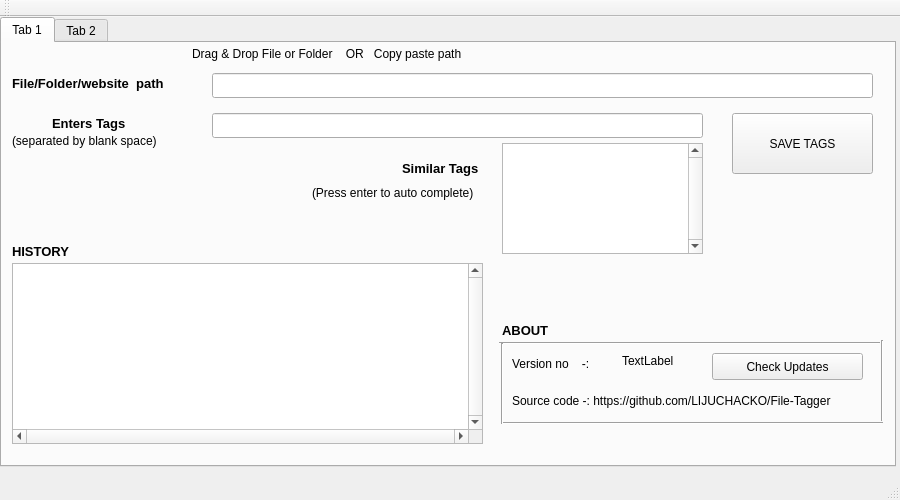
<?xml version="1.0" encoding="UTF-8"?>
<ui version="4.0">
 <class>FileTagger</class>
 <widget class="QMainWindow" name="FileTagger">
  <property name="geometry">
   <rect>
    <x>0</x>
    <y>0</y>
    <width>900</width>
    <height>500</height>
   </rect>
  </property>
  <property name="sizePolicy">
   <sizepolicy hsizetype="Fixed" vsizetype="Fixed">
    <horstretch>0</horstretch>
    <verstretch>0</verstretch>
   </sizepolicy>
  </property>
  <property name="minimumSize">
   <size>
    <width>900</width>
    <height>500</height>
   </size>
  </property>
  <property name="maximumSize">
   <size>
    <width>900</width>
    <height>500</height>
   </size>
  </property>
  <property name="windowTitle">
   <string>FileTagger</string>
  </property>
  <widget class="QWidget" name="centralWidget">
   <property name="sizePolicy">
    <sizepolicy hsizetype="Expanding" vsizetype="Expanding">
     <horstretch>0</horstretch>
     <verstretch>0</verstretch>
    </sizepolicy>
   </property>
   <widget class="QTabWidget" name="tabWidget">
    <property name="geometry">
     <rect>
      <x>0</x>
      <y>0</y>
      <width>896</width>
      <height>450</height>
     </rect>
    </property>
    <property name="currentIndex">
     <number>0</number>
    </property>
    <widget class="QWidget" name="CREATE">
     <property name="sizePolicy">
      <sizepolicy hsizetype="Expanding" vsizetype="Expanding">
       <horstretch>0</horstretch>
       <verstretch>0</verstretch>
      </sizepolicy>
     </property>
     <attribute name="title">
      <string>Tab 1</string>
     </attribute>
     <widget class="QListWidget" name="PREVIOUS_TAGS">
      <property name="geometry">
       <rect>
        <x>500</x>
        <y>100</y>
        <width>201</width>
        <height>111</height>
       </rect>
      </property>
      <property name="sizePolicy">
       <sizepolicy hsizetype="Preferred" vsizetype="Preferred">
        <horstretch>0</horstretch>
        <verstretch>0</verstretch>
       </sizepolicy>
      </property>
      <property name="minimumSize">
       <size>
        <width>0</width>
        <height>0</height>
       </size>
      </property>
      <property name="maximumSize">
       <size>
        <width>16777215</width>
        <height>16777215</height>
       </size>
      </property>
      <property name="verticalScrollBarPolicy">
       <enum>Qt::ScrollBarAlwaysOn</enum>
      </property>
      <property name="sizeAdjustPolicy">
       <enum>QAbstractScrollArea::AdjustToContents</enum>
      </property>
      <property name="autoScroll">
       <bool>false</bool>
      </property>
     </widget>
     <widget class="QLineEdit" name="filename">
      <property name="geometry">
       <rect>
        <x>210</x>
        <y>30</y>
        <width>661</width>
        <height>25</height>
       </rect>
      </property>
      <property name="acceptDrops">
       <bool>false</bool>
      </property>
      <property name="text">
       <string/>
      </property>
     </widget>
     <widget class="QLabel" name="similar_Tags">
      <property name="geometry">
       <rect>
        <x>400</x>
        <y>110</y>
        <width>91</width>
        <height>31</height>
       </rect>
      </property>
      <property name="font">
       <font>
        <pointsize>10</pointsize>
        <weight>75</weight>
        <bold>true</bold>
       </font>
      </property>
      <property name="text">
       <string>Similar Tags </string>
      </property>
     </widget>
     <widget class="QLabel" name="newtags">
      <property name="geometry">
       <rect>
        <x>50</x>
        <y>70</y>
        <width>111</width>
        <height>21</height>
       </rect>
      </property>
      <property name="font">
       <font>
        <pointsize>10</pointsize>
        <weight>75</weight>
        <bold>true</bold>
       </font>
      </property>
      <property name="text">
       <string>Enters Tags </string>
      </property>
     </widget>
     <widget class="QPushButton" name="ADD_TAG">
      <property name="geometry">
       <rect>
        <x>730</x>
        <y>70</y>
        <width>141</width>
        <height>61</height>
       </rect>
      </property>
      <property name="text">
       <string>SAVE TAGS</string>
      </property>
     </widget>
     <widget class="QListWidget" name="history">
      <property name="geometry">
       <rect>
        <x>10</x>
        <y>220</y>
        <width>471</width>
        <height>181</height>
       </rect>
      </property>
      <property name="focusPolicy">
       <enum>Qt::NoFocus</enum>
      </property>
      <property name="verticalScrollBarPolicy">
       <enum>Qt::ScrollBarAlwaysOn</enum>
      </property>
      <property name="horizontalScrollBarPolicy">
       <enum>Qt::ScrollBarAlwaysOn</enum>
      </property>
     </widget>
     <widget class="QLabel" name="HISTORY">
      <property name="geometry">
       <rect>
        <x>10</x>
        <y>200</y>
        <width>101</width>
        <height>16</height>
       </rect>
      </property>
      <property name="font">
       <font>
        <pointsize>10</pointsize>
        <weight>75</weight>
        <bold>true</bold>
       </font>
      </property>
      <property name="text">
       <string>HISTORY</string>
      </property>
     </widget>
     <widget class="QLineEdit" name="ENTER_TAG">
      <property name="geometry">
       <rect>
        <x>210</x>
        <y>70</y>
        <width>491</width>
        <height>25</height>
       </rect>
      </property>
      <property name="text">
       <string/>
      </property>
      <property name="alignment">
       <set>Qt::AlignRight|Qt::AlignTrailing|Qt::AlignVCenter</set>
      </property>
     </widget>
     <widget class="QLabel" name="filenametag">
      <property name="geometry">
       <rect>
        <x>10</x>
        <y>30</y>
        <width>181</width>
        <height>21</height>
       </rect>
      </property>
      <property name="font">
       <font>
        <pointsize>10</pointsize>
        <weight>75</weight>
        <bold>true</bold>
       </font>
      </property>
      <property name="text">
       <string>File/Folder/website  path</string>
      </property>
     </widget>
     <widget class="QLabel" name="filenametag_2">
      <property name="geometry">
       <rect>
        <x>190</x>
        <y>0</y>
        <width>311</width>
        <height>21</height>
       </rect>
      </property>
      <property name="text">
       <string>Drag &amp; Drop File or Folder    OR   Copy paste path</string>
      </property>
     </widget>
     <widget class="QLabel" name="Versiono">
      <property name="geometry">
       <rect>
        <x>510</x>
        <y>310</y>
        <width>91</width>
        <height>21</height>
       </rect>
      </property>
      <property name="text">
       <string>Version no    -:</string>
      </property>
     </widget>
     <widget class="QLabel" name="Source">
      <property name="geometry">
       <rect>
        <x>510</x>
        <y>350</y>
        <width>361</width>
        <height>16</height>
       </rect>
      </property>
      <property name="text">
       <string>Source code -: https://github.com/LIJUCHACKO/File-Tagger</string>
      </property>
     </widget>
     <widget class="QLabel" name="version">
      <property name="geometry">
       <rect>
        <x>620</x>
        <y>310</y>
        <width>81</width>
        <height>16</height>
       </rect>
      </property>
      <property name="text">
       <string>TextLabel</string>
      </property>
     </widget>
     <widget class="QLabel" name="label">
      <property name="geometry">
       <rect>
        <x>500</x>
        <y>280</y>
        <width>59</width>
        <height>15</height>
       </rect>
      </property>
      <property name="font">
       <font>
        <pointsize>10</pointsize>
        <weight>75</weight>
        <bold>true</bold>
       </font>
      </property>
      <property name="text">
       <string>ABOUT</string>
      </property>
     </widget>
     <widget class="Line" name="line">
      <property name="geometry">
       <rect>
        <x>497</x>
        <y>290</y>
        <width>381</width>
        <height>20</height>
       </rect>
      </property>
      <property name="orientation">
       <enum>Qt::Horizontal</enum>
      </property>
     </widget>
     <widget class="Line" name="line_2">
      <property name="geometry">
       <rect>
        <x>500</x>
        <y>370</y>
        <width>381</width>
        <height>20</height>
       </rect>
      </property>
      <property name="orientation">
       <enum>Qt::Horizontal</enum>
      </property>
     </widget>
     <widget class="Line" name="line_3">
      <property name="geometry">
       <rect>
        <x>870</x>
        <y>297</y>
        <width>20</width>
        <height>81</height>
       </rect>
      </property>
      <property name="orientation">
       <enum>Qt::Vertical</enum>
      </property>
     </widget>
     <widget class="Line" name="line_4">
      <property name="geometry">
       <rect>
        <x>490</x>
        <y>300</y>
        <width>20</width>
        <height>81</height>
       </rect>
      </property>
      <property name="frameShadow">
       <enum>QFrame::Sunken</enum>
      </property>
      <property name="orientation">
       <enum>Qt::Vertical</enum>
      </property>
     </widget>
     <widget class="QLabel" name="label_2">
      <property name="geometry">
       <rect>
        <x>10</x>
        <y>90</y>
        <width>171</width>
        <height>16</height>
       </rect>
      </property>
      <property name="text">
       <string>(separated by blank space)</string>
      </property>
     </widget>
     <widget class="QPushButton" name="updates">
      <property name="geometry">
       <rect>
        <x>710</x>
        <y>310</y>
        <width>151</width>
        <height>27</height>
       </rect>
      </property>
      <property name="text">
       <string>Check Updates</string>
      </property>
     </widget>
     <widget class="QLabel" name="label_4">
      <property name="geometry">
       <rect>
        <x>310</x>
        <y>140</y>
        <width>191</width>
        <height>20</height>
       </rect>
      </property>
      <property name="text">
       <string>(Press enter to auto complete)</string>
      </property>
     </widget>
     <zorder>ENTER_TAG</zorder>
     <zorder>PREVIOUS_TAGS</zorder>
     <zorder>filename</zorder>
     <zorder>similar_Tags</zorder>
     <zorder>newtags</zorder>
     <zorder>ADD_TAG</zorder>
     <zorder>history</zorder>
     <zorder>HISTORY</zorder>
     <zorder>filenametag</zorder>
     <zorder>filenametag_2</zorder>
     <zorder>Versiono</zorder>
     <zorder>Source</zorder>
     <zorder>version</zorder>
     <zorder>label</zorder>
     <zorder>line</zorder>
     <zorder>line_2</zorder>
     <zorder>line_3</zorder>
     <zorder>line_4</zorder>
     <zorder>label_2</zorder>
     <zorder>updates</zorder>
     <zorder>label_4</zorder>
    </widget>
    <widget class="QWidget" name="FIND">
     <property name="sizePolicy">
      <sizepolicy hsizetype="Expanding" vsizetype="Expanding">
       <horstretch>0</horstretch>
       <verstretch>0</verstretch>
      </sizepolicy>
     </property>
     <attribute name="title">
      <string>Tab 2</string>
     </attribute>
     <widget class="QLineEdit" name="ENTER_TAG_FIND">
      <property name="geometry">
       <rect>
        <x>180</x>
        <y>10</y>
        <width>591</width>
        <height>25</height>
       </rect>
      </property>
      <property name="text">
       <string/>
      </property>
     </widget>
     <widget class="QLabel" name="ENTERTAGLABEL">
      <property name="geometry">
       <rect>
        <x>60</x>
        <y>10</y>
        <width>81</width>
        <height>16</height>
       </rect>
      </property>
      <property name="font">
       <font>
        <weight>75</weight>
        <bold>true</bold>
       </font>
      </property>
      <property name="text">
       <string>Enters Tags</string>
      </property>
     </widget>
     <widget class="QListWidget" name="FILE_LIST">
      <property name="geometry">
       <rect>
        <x>10</x>
        <y>90</y>
        <width>761</width>
        <height>311</height>
       </rect>
      </property>
      <property name="sizePolicy">
       <sizepolicy hsizetype="Preferred" vsizetype="Preferred">
        <horstretch>0</horstretch>
        <verstretch>0</verstretch>
       </sizepolicy>
      </property>
      <property name="minimumSize">
       <size>
        <width>400</width>
        <height>0</height>
       </size>
      </property>
      <property name="maximumSize">
       <size>
        <width>16777215</width>
        <height>16777215</height>
       </size>
      </property>
      <property name="verticalScrollBarPolicy">
       <enum>Qt::ScrollBarAlwaysOn</enum>
      </property>
      <property name="horizontalScrollBarPolicy">
       <enum>Qt::ScrollBarAlwaysOn</enum>
      </property>
      <property name="sizeAdjustPolicy">
       <enum>QAbstractScrollArea::AdjustToContents</enum>
      </property>
      <property name="autoScroll">
       <bool>false</bool>
      </property>
     </widget>
     <widget class="QLabel" name="FILELIST_LABEL">
      <property name="geometry">
       <rect>
        <x>10</x>
        <y>60</y>
        <width>801</width>
        <height>16</height>
       </rect>
      </property>
      <property name="font">
       <font>
        <weight>75</weight>
        <bold>true</bold>
       </font>
      </property>
      <property name="text">
       <string>FILES/FOLDERS/WEBSITES   - SORTED BY APPROXIMATE STRING MATCHING ALGORITHM   (CLICK TO OPEN)</string>
      </property>
     </widget>
     <widget class="QPushButton" name="REMOVETAG">
      <property name="geometry">
       <rect>
        <x>780</x>
        <y>140</y>
        <width>101</width>
        <height>51</height>
       </rect>
      </property>
      <property name="text">
       <string>REMOVE TAGS</string>
      </property>
     </widget>
     <widget class="QPushButton" name="CHECKFILES">
      <property name="geometry">
       <rect>
        <x>780</x>
        <y>280</y>
        <width>101</width>
        <height>51</height>
       </rect>
      </property>
      <property name="text">
       <string>CHECK FILES</string>
      </property>
     </widget>
     <widget class="QLabel" name="label_3">
      <property name="geometry">
       <rect>
        <x>10</x>
        <y>30</y>
        <width>171</width>
        <height>16</height>
       </rect>
      </property>
      <property name="text">
       <string>(separated by blank space)</string>
      </property>
     </widget>
    </widget>
   </widget>
  </widget>
  <widget class="QMenuBar" name="menuBar">
   <property name="geometry">
    <rect>
     <x>0</x>
     <y>0</y>
     <width>900</width>
     <height>23</height>
    </rect>
   </property>
  </widget>
  <widget class="QToolBar" name="mainToolBar">
   <attribute name="toolBarArea">
    <enum>TopToolBarArea</enum>
   </attribute>
   <attribute name="toolBarBreak">
    <bool>false</bool>
   </attribute>
  </widget>
  <widget class="QStatusBar" name="statusBar"/>
 </widget>
 <layoutdefault spacing="6" margin="11"/>
 <tabstops>
  <tabstop>filename</tabstop>
  <tabstop>ENTER_TAG</tabstop>
  <tabstop>ADD_TAG</tabstop>
  <tabstop>FILE_LIST</tabstop>
  <tabstop>ENTER_TAG_FIND</tabstop>
  <tabstop>history</tabstop>
  <tabstop>tabWidget</tabstop>
  <tabstop>PREVIOUS_TAGS</tabstop>
 </tabstops>
 <resources/>
 <connections/>
</ui>
